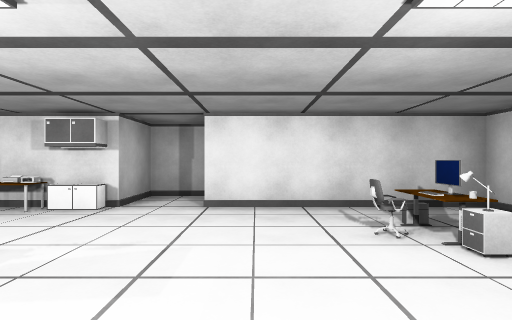
[1] (above)

19 first-person views from a walk through a Unity game level. The camera is 1.5 m above the floor, looks level and sees 80° across. The floor is counted in squares, 2 m on a side. Each view is taken from the middle of a square. On the plan, view 1 faces up. The plan holds only what a view shows up to about 10 squares ahead; the rest is blank. The place goes on beyond the plan. The player is left out.

[2]
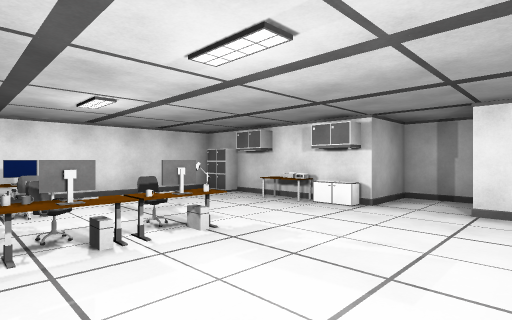

[3]
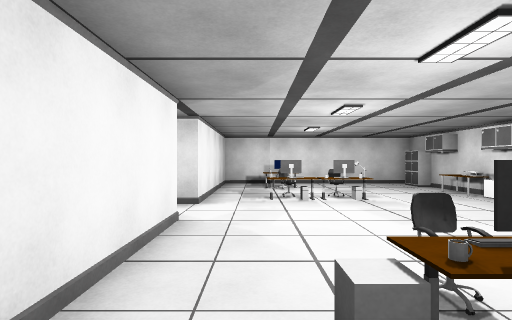

[4]
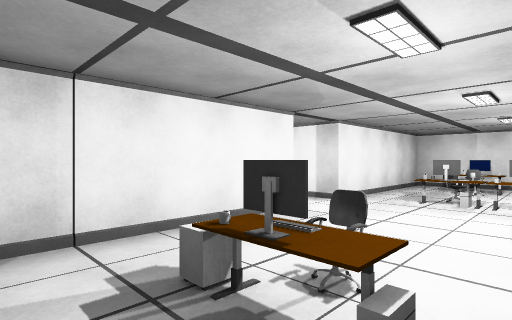

[5]
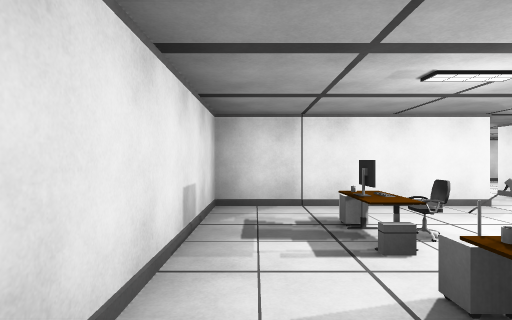

[6]
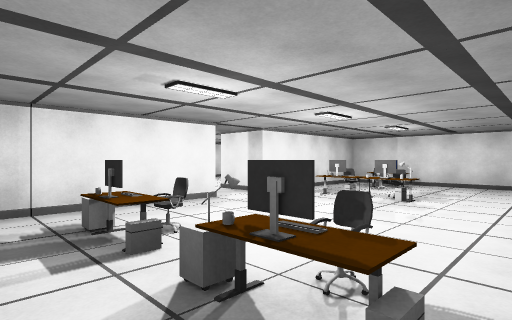

[7]
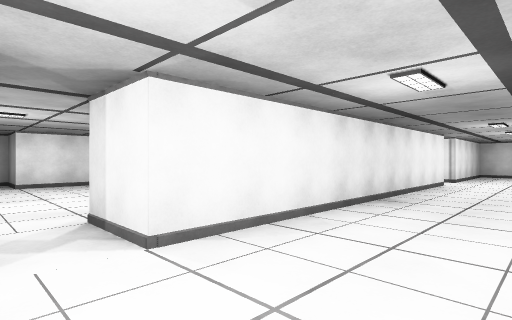

[8]
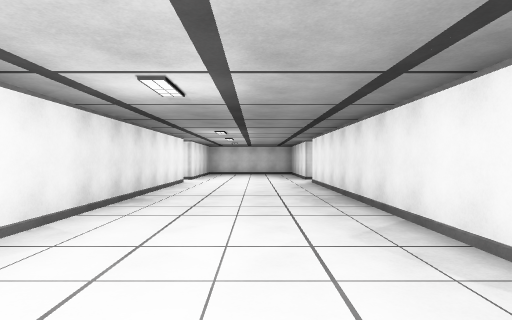

[9]
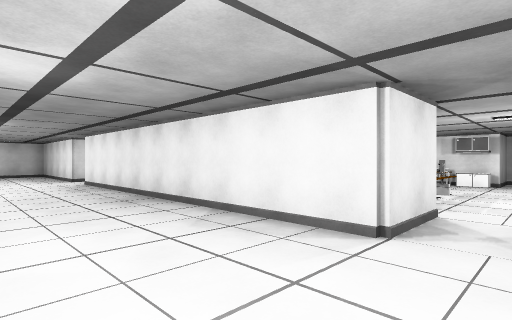

[10]
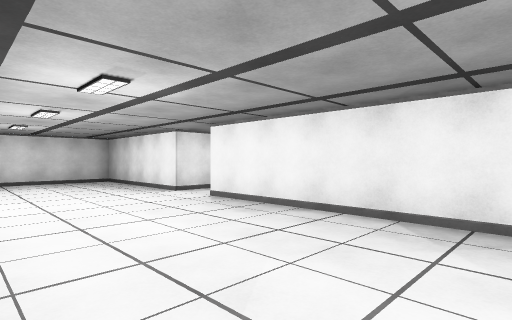

[11]
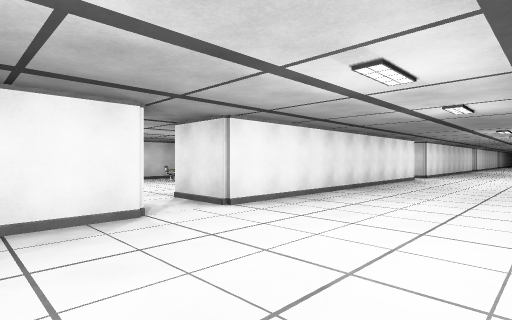

[12]
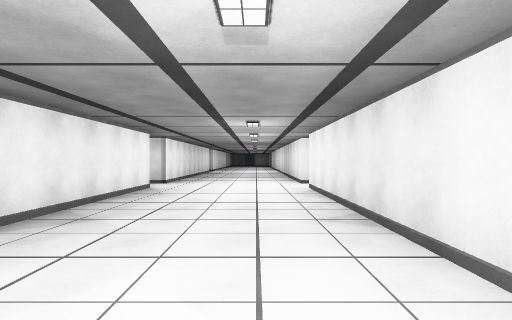

[13]
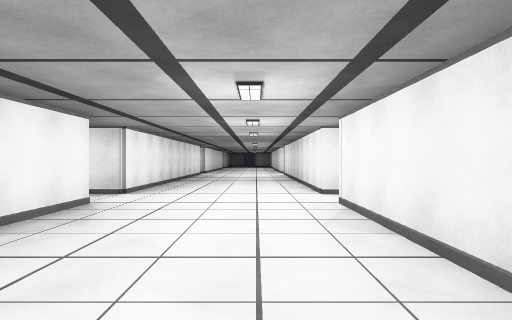

[14]
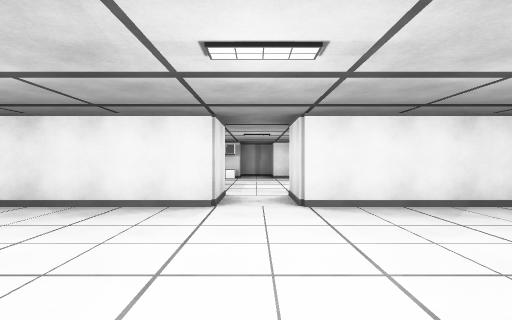

[15]
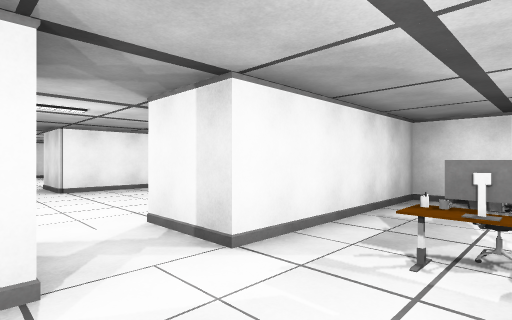

[16]
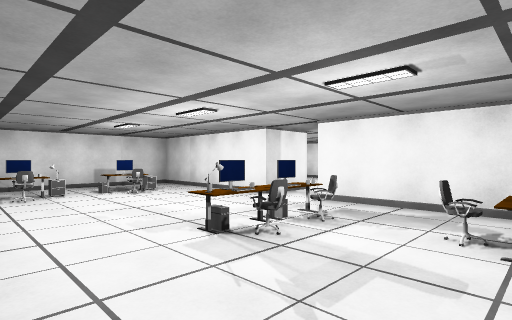

[17]
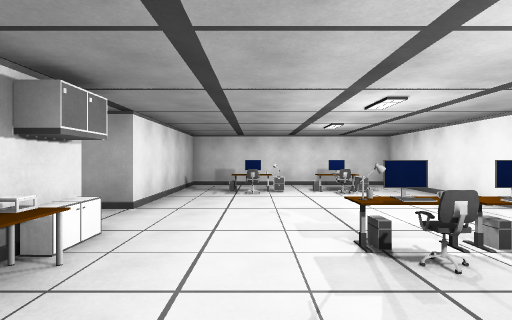

[18]
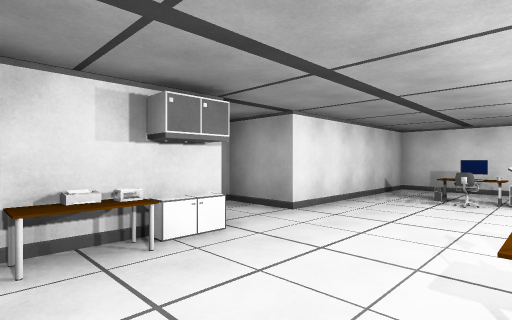

[19]
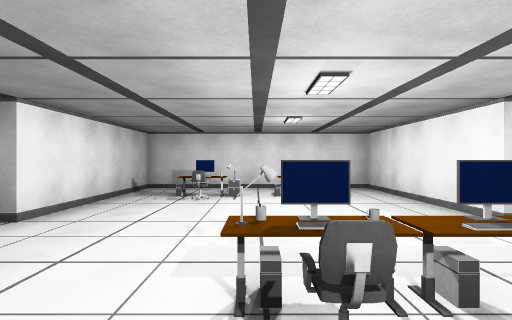

### Floor plan
Points are (right, up) in squares from view 1. A wall is a line through its corners. A room is listed if a view was taken in it or the views show most of it. See-through windows are left out.
Room 1 (views 1, 2, 3, 4, 5, 6)
walls: (-0.8, -1) (3.7, -1) (3.7, 4.9) (-0.8, 4.9) (-0.8, 6.4) (-2.2, 6.4) (-2.2, 5.4); (-4.4, 4.9) (-5.5, 4.9); (-6.7, 4.9) (-6.7, -1); (-7, -1) (-2.2, -1)
ways out: opening at (-2, -1.5) to room 2
objects: cabinet (-6, 5); other object (-5, 0); other object (-5, 1); monitor (-5, 2); other object (-4, 0); chair (-4, 1); other object (-4, 2); printer (-4, 4); other object (-4, 5); other object (-3, 0); other object (-3, 1); chair (-3, 2); monitor (-3, 3); cabinet (-3, 4); other object (-3, 5); monitor (-2, 1); chair (1, 1); cabinet (1, 2); chair (1, 3); cabinet (2, 0); keyboard (2, 1); mug (2, 2); other object (2, 3); monitor (2, 4); other object (3, 1); mug (3, 3)
Room 2 (views 7, 8, 9, 10, 11, 12, 13, 14)
walls: (-4.6, -2.5) (-11.3, -2.5) (-11.3, -1); (-2.2, -1) (-2.2, -2.6); (-0.8, -8.6) (-0.8, -6.9) (8.2, -6.9); (-11.3, -8.4) (-11.3, -6.9) (-2.2, -6.9) (-2.2, -8.6); (8.3, -2.5) (-0.8, -2.5) (-0.8, -1); (-12.7, -1) (-12.7, -2.5) (-15.9, -2.5); (9.7, -8) (9.7, -6.9) (13.2, -6.9); (-16.1, -6.9) (-12.7, -6.9) (-12.7, -8.5); (14.1, -6.1) (14.1, -3.9)
ways out: opening at (-2, -1.5) to room 1; opening at (-12, -1.5) to room 3; opening at (-12, -7.5); opening at (-2, -7.5); opening at (9, -7.5)
Room 3 (views 15, 16, 17, 18, 19)
walls: (-11.3, -1) (-7, -1); (-16.5, -1) (-12.7, -1); (-6.8, -1) (-6.8, 4.9) (-11.3, 4.9) (-11.3, 6.4)
ways out: opening at (-12, -1.5) to room 2
objects: chair (-15, 1); other object (-14, 0); chair (-14, 1); chair (-14, 2); other object (-14, 4); printer (-14, 5); other object (-13, 0); mug (-13, 1); monitor (-13, 2); other object (-13, 3); cabinet (-13, 5); monitor (-12, 1); cabinet (-10, 2); monitor (-10, 3); cabinet (-9, 0); monitor (-9, 2); other object (-9, 3); chair (-9, 4); other object (-8, 1); other object (-8, 3)

Where each view was taken, in squares from view 1:
view 1: 0 up, 0 right, facing up
view 2: 0 up, 0 right, facing up-left
view 3: 0 up, 3 right, facing left
view 4: 2 up, 3 right, facing down-left
view 5: 4 up, 3 right, facing down
view 6: 4 up, 3 right, facing down-left
view 7: 5 down, 2 left, facing up-right
view 8: 5 down, 2 left, facing right
view 9: 4 down, 2 left, facing down-right
view 10: 3 down, 3 right, facing down-right
view 11: 3 down, 1 right, facing down-left
view 12: 4 down, 3 left, facing left
view 13: 4 down, 6 left, facing left
view 14: 2 down, 12 left, facing down
view 15: 1 up, 11 left, facing down-left
view 16: 4 up, 16 left, facing down-right
view 17: 3 up, 16 left, facing right
view 18: 2 up, 15 left, facing up-right
view 19: 2 up, 15 left, facing right
